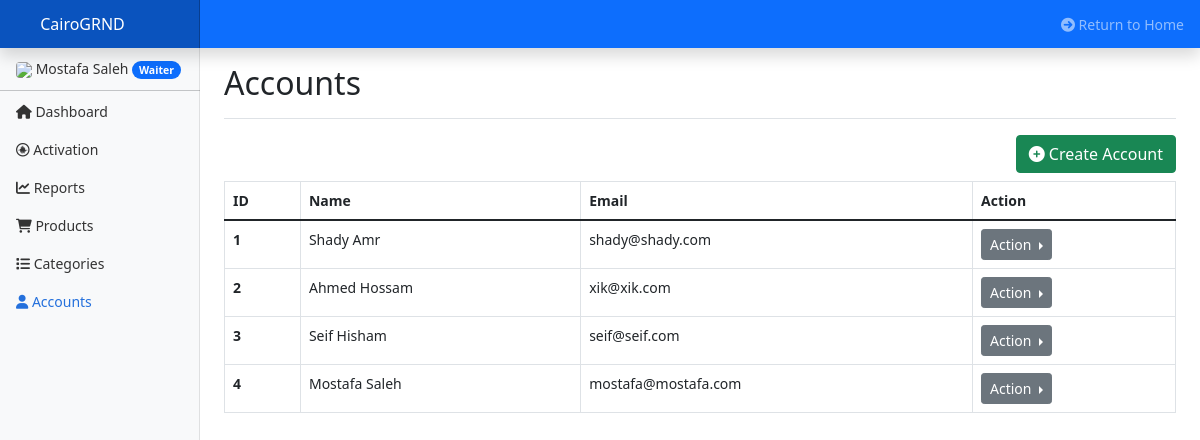
/cp/qc_accounts.php (signed in), run on an earlier commit of the app's database.
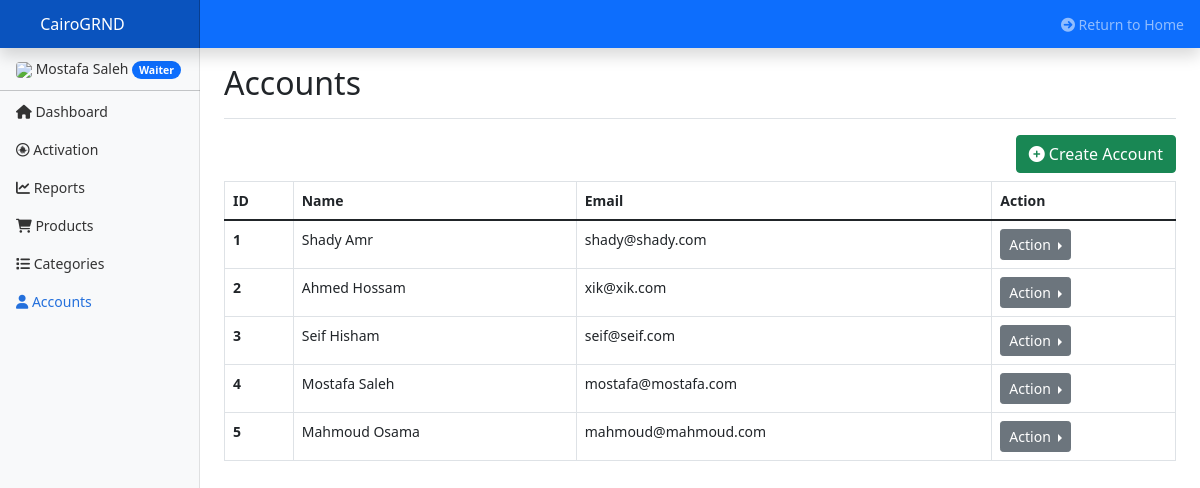
And on a later commit of the database.
### tables this page shows
CREATE TABLE `users` (
  `ID` int(11) NOT NULL,
  `FirstName` varchar(128) NOT NULL,
  `LastName` varchar(128) NOT NULL,
  `Username` varchar(64) NOT NULL,
  `Email` varchar(256) NOT NULL,
  `Pass` varchar(256) NOT NULL,
  `Role` int(11) NOT NULL COMMENT 'User (0), Waiter (1), QC (2)',
  `Access` int(11) NOT NULL,
  `National_ID` int(14) NOT NULL,
  `National_ID_Image` text NOT NULL,
  `ProfilePicture` text NOT NULL,
  `Wallet` int(50) NOT NULL,
  `Governorate` varchar(20) NOT NULL,
  `Comments` varchar(64) NOT NULL
);

### cp/qc_accounts.php (the view, shortened to what this page needs)
<?php
    require '../components/main/connect.php';
    require '../components/main/functions.php';
    $userAcc = new User();
    $userAcc->authCheck();
    $userAcc->logCheck_unregistered();
    $user = $userAcc->getUserData($_SESSION["email"]);
    $staff = new Staff();
    $staff->qcCheck();
?>
<!DOCTYPE html>
<html>
<?php require_once "html/html_head.php"; ?>
<body>
    <?php require_once "html/html_navbar.php"; ?>
    <div class="container-fluid">
        <div class="row">
            <nav id="sidebarMenu" class="col-md-3 col-lg-2 d-md-block bg-light sidebar collapse">
            <div class="position-sticky pt-3">
                <ul class="nav flex-column">
                <li class="nav-item nav-link custom_mt_nav">
                    <img src="../components/assets/img/uploads/pp/<?php echo $user["ProfilePicture"]?>" class="img-fluid rounded" width="40">
                    <?php echo $user["FirstName"]." ".$user["LastName"];?>
                    <span class="badge rounded-pill bg-primary"><?php echo $userAcc->account_type($user["Role"]);?></span>
                </li>
                <hr class="custom_top_nav">
                <li class="nav-item">
                    <a class="nav-link" aria-current="page" href="qc">
                    <i class="fa-solid fa-house"></i> Dashboard
                    </a>
                </li>
                <li class="nav-item">
                    <a class="nav-link" href="qc_activation">
                    <i class="fa-brands fa-creative-commons-sampling"></i> Activation
                    </a>
                </li>
                <li class="nav-item">
                    <a class="nav-link" href="qc_reports">
                    <i class="fa-solid fa-chart-line"></i> Reports
                    </a>
                </li>
                <li class="nav-item">
                    <a class="nav-link" href="qc_products">
                    <i class="fa-solid fa-cart-shopping"></i> Products
                    </a>
                </li>
                <li class="nav-item">
                    <a class="nav-link" href="qc_categories">
                    <i class="fa-solid fa-list"></i> Categories
                    </a>
                </li>
                <li class="nav-item">
                    <a class="nav-link active" href="qc_accounts">
                    <i class="fa-solid fa-user"></i> Accounts
                    </a>
                </li>
                </ul>
            </div>
            </nav>
            <main class="col-md-9 ms-sm-auto col-lg-10 px-md-4">
            <div class="d-flex justify-content-between flex-wrap flex-md-nowrap align-items-center pt-3 pb-2 mb-3 border-bottom">
                <h1 class="h2">Accounts</h1>
            </div>
            <div class="float-end mb-2">
                <button type="button" class="btn btn-success" data-bs-toggle="modal" data-bs-target="#createAcc">
                    <i class="fa-solid fa-circle-plus"></i> Create Account</button>
            </div>
                <table class="table table-hover table-bordered">
                    <thead>
                        <tr>
                            <th scope="col">ID</th>
                            <th scope="col">Name</th>
                            <th scope="col">Email</th>
                            <th scope="col">Action</th>
                        </tr>
                    </thead>
                    <tbody>
                        <?php
                            $listUsers = "SELECT * FROM users";
                            $result = mysqli_query($conn, $listUsers);
                            while($lUsers = mysqli_fetch_array($result))
                            {
                        ?>
                        <tr>
                            <th scope="row"><?php echo $lUsers["ID"]; ?></th>
                            <td><?php echo $lUsers["FirstName"]." ".$lUsers["LastName"];?></td>
                            <td><?php echo $lUsers["Email"];?></td>
                            <td>
                                <div class="btn-group dropend">
                                    <button class="btn btn-secondary btn-sm dropdown-toggle" type="button" id="actionDropdown" data-bs-toggle="dropdown" aria-expanded="false">
                                        Action
                                    </button>
                                </div>
                            </td>
                        </tr>
                        <?php
                            }
                        ?>
                    </tbody>
                </table>
            </main>
        </div>
    </div>
  </body>
</html>

What changed in the data, as far as the page shows it:
added users: ID "5", FirstName "Mahmoud", LastName "Osama", Email "mahmoud@mahmoud.com"
